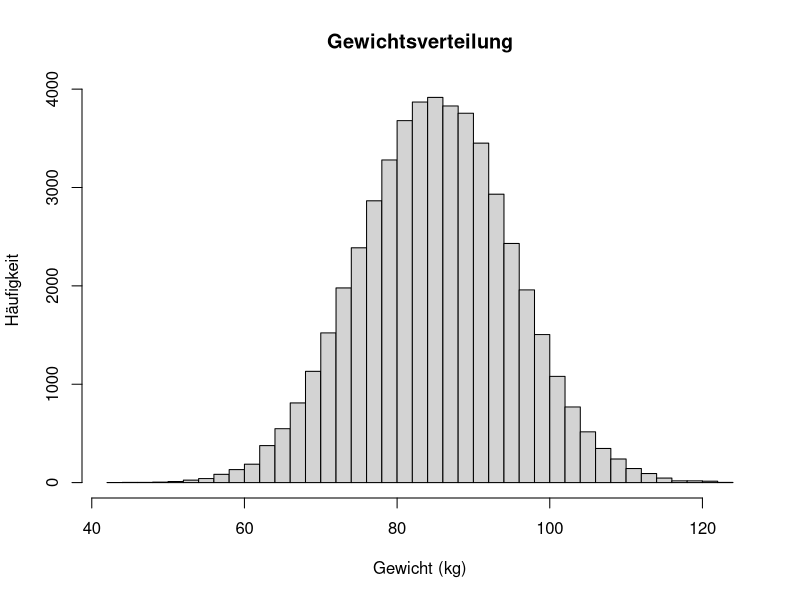

Reproduce this figure in R.
# draw distribution of male weight, mu=85kg, sd=10kg
set.seed(1234)
par(mfrow=c(1,1))
gewicht <- rnorm(50000, mean=85, sd =10)
hist(gewicht, breaks=50, ylab = "Häufigkeit", main="Gewichtsverteilung", xlab="Gewicht (kg)")

